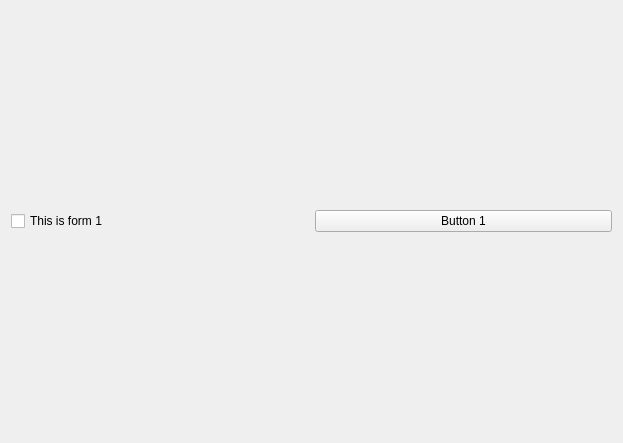
<?xml version="1.0" encoding="UTF-8"?>
<ui version="4.0">
 <class>Form1</class>
 <widget class="QWidget" name="Form1">
  <property name="geometry">
   <rect>
    <x>0</x>
    <y>0</y>
    <width>623</width>
    <height>443</height>
   </rect>
  </property>
  <property name="windowTitle">
   <string>Form</string>
  </property>
  <layout class="QGridLayout" name="gridLayout_2">
   <item row="0" column="0" rowspan="2" colspan="2">
    <layout class="QGridLayout" name="gridLayout">
     <item row="0" column="0">
      <widget class="QCheckBox" name="checkBox">
       <property name="text">
        <string>This is form 1</string>
       </property>
      </widget>
     </item>
     <item row="0" column="1">
      <widget class="QPushButton" name="pushButton">
       <property name="text">
        <string>Button 1</string>
       </property>
      </widget>
     </item>
    </layout>
   </item>
  </layout>
 </widget>
 <resources/>
 <connections/>
</ui>
